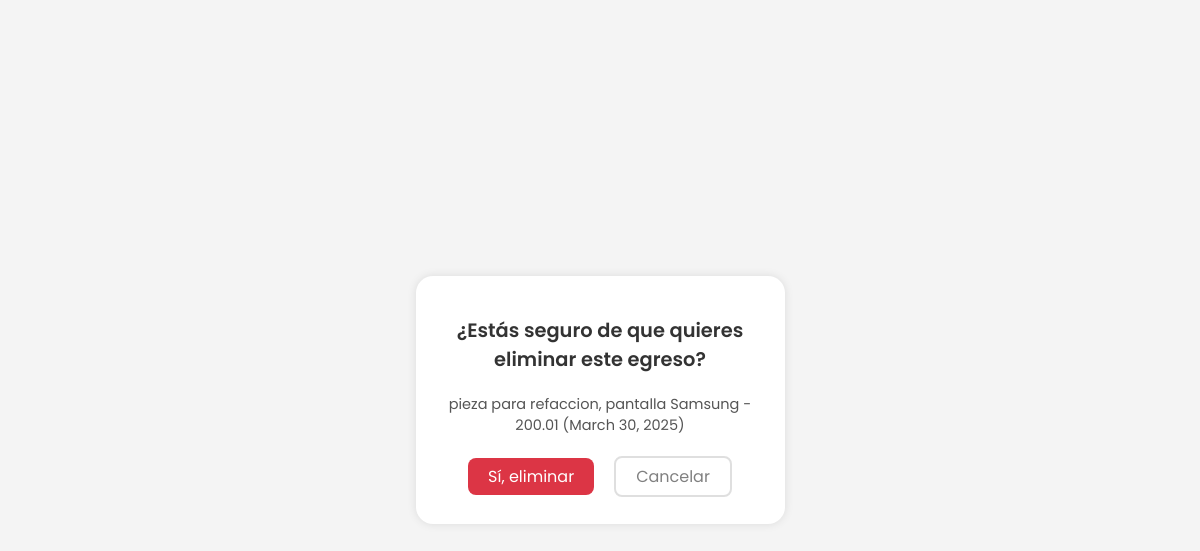
The app's page /finanzas/egresos/eliminar/5/ (signed in) with its own data.
### finanzas/models.py (models this page shows)
class Egreso(models.Model):
    usuario = models.ForeignKey(User, on_delete=models.CASCADE)
    monto = models.DecimalField(max_digits=10, decimal_places=2)
    descripcion = models.CharField(max_length=255)
    fecha = models.DateField(auto_now_add=True)

### finanzas/views.py (the view)
# urls.py: path('egresos/eliminar/<int:pk>/', eliminar_egreso, name='eliminar_egreso'),
@login_required
def eliminar_egreso(request, pk):
    egreso = get_object_or_404(Egreso, pk=pk, usuario=request.user)
    if request.method == 'POST':
        egreso.delete()
        return redirect('lista_egresos')
    return render(request, 'finanzas/confirmar_eliminar_egreso.html', {'egreso': egreso})

### finanzas/templates/finanzas/confirmar_eliminar_egreso.html (shortened to what this page needs)
<!DOCTYPE html>
<html lang="es">
<head>
</head>
<body>
    <div class="confirmation-container">
        <h1 class="eliminar-titulo">¿Estás seguro de que quieres eliminar este egreso?</h1>
        <p class="eliminar-descripcion">{{ egreso.descripcion }} - {{ egreso.monto }} ({{ egreso.fecha }})</p>
        <div class="botones-fomulario">
            <form method="post">
                <button type="submit">Sí, eliminar</button>
            </form>
            <a href="{% url 'lista_egresos' %}" class="eliminar-cancelar">Cancelar</a>
        </div>
    </div>
</body>
</html>

### finanzas/templates/finanzas/confirmar_eliminar_egreso.html (style rules this page uses)
body { font-family: "Poppins", sans-serif; background-color: #f4f4f4; margin: 0; padding: 0; display: flex; justify-content: center; align-items: center; height: 100vh; }
.confirmation-container { background-color: #fff; padding: 27px 22px; border-radius: 17px; box-shadow: 0 0 10px rgba(0, 0, 0, 0.1); width: 325px; text-align: center; }
.eliminar-titulo { font-size: 19.4px; font-weight: 600; margin-bottom: 20px; color: #333; }
.eliminar-descripcion { font-size: 14.5px; color: #555; margin-bottom: 20px; }
button { font-family: inherit; display: block; border: none; width: 100%; padding: 6px 20px; cursor: pointer; font-size: 16px; color: #fff; border-radius: 8px; background-color: #dc3545; }
.eliminar-cancelar { text-decoration: none; color: gray; border: 2px solid rgba(128, 128, 128, 0.252); padding: 6px 20px; border-radius: 8px; }
.botones-fomulario { display: flex; justify-content: center; align-items: center; gap: 20px; }

### records on screen
Egreso: descripcion "pieza para refaccion, pantalla Samsung", monto "200.01", fecha "March 30, 2025"
